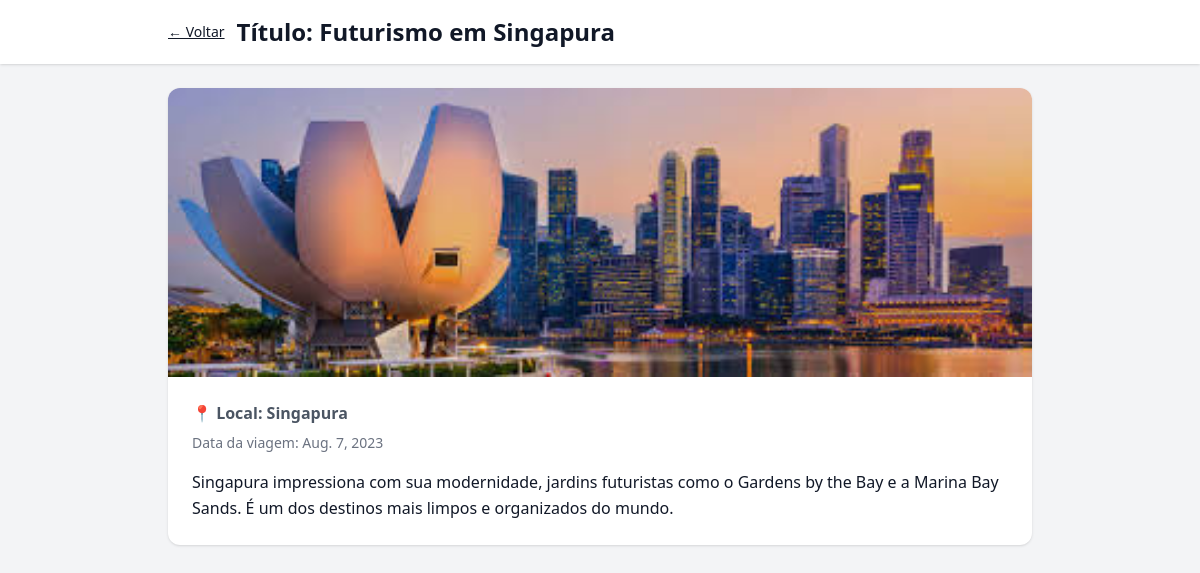
/foto/24/, run on the app's committed database.
### fotos/models.py (models this page shows, shortened)
class Foto(models.Model):
    titulo = models.CharField(max_length=200)
    local = models.CharField(max_length=200)
    descricao = models.TextField()
    imagem = models.ImageField(upload_to='fotos/images/', null=True, blank=True)
    data_viagem = models.DateField()
    created_at = models.DateTimeField(auto_now_add=True)
    class Meta:
        ordering = ['-data_viagem', '-created_at']

### fotos/views.py (the view)
# urls.py: path('foto/<int:foto_id>/', views.detalhe_foto, name='detalhe_foto'),
def detalhe_foto(request, foto_id):
    foto = get_object_or_404(Foto, pk=foto_id)
    return render(request, 'fotos/detalhe.html', {'foto': foto})

### fotos/templates/fotos/detalhe.html (shortened to what this page needs)
<!DOCTYPE html>
<html lang="pt-br">
<head>
  <script src="https://cdn.tailwindcss.com"></script>
</head>
<body class="bg-gray-100 text-gray-900">
  <header class="bg-white shadow">
    <div class="max-w-4xl mx-auto px-4 py-4 flex items-center gap-3">
      <a href="{% url 'lista_fotos' %}" class="text-sm underline hover:no-underline">← Voltar</a>
      <h1 class="text-2xl font-bold">{{ foto.titulo }}</h1>
    </div>
  </header>
  <main class="max-w-4xl mx-auto px-4 py-6">
    <div class="bg-white rounded-xl shadow overflow-hidden">
      {% if foto.imagem %}
        <img src="{{ foto.imagem.url }}" alt="{{ foto.titulo }}" class="w-full max-h-[70vh] object-cover"/>
      {% endif %}
      <div class="p-6">
        <p class="text-gray-600 mb-2">📍 <strong>{{ foto.local }}</strong></p>
        <p class="text-gray-500 text-sm mb-4">Data da viagem: {{ foto.data_viagem }}</p>
        <p class="leading-relaxed">{{ foto.descricao }}</p>
      </div>
    </div>
  </main>
</body>
</html>

### data on the page
Foto: titulo "Título: Futurismo em Singapura", imagem (picture), local "Local: Singapura", data_viagem "Aug. 7, 2023", descricao "Singapura impressiona com sua modernidade, jardins futuristas como o Gardens by the Bay e a Marina Bay Sands. É um dos destinos mais limpos e organizados do mundo."
